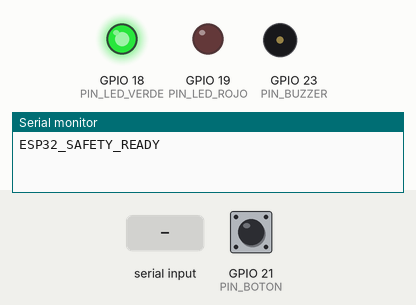
Simulated run of this sketch. Board: ESP32. Shown: output pins drawn as LEDs (lit = HIGH), buzzer (waves = sounding, pin HIGH), the last lines printed to the serial monitor. The test bench sets the inputs (shaded band); at power-on: GPIO 21 (PIN_BOTON) HIGH.

Above: at 1.4 s.
1.5 s: "R" received over Serial
At 2.4 s:
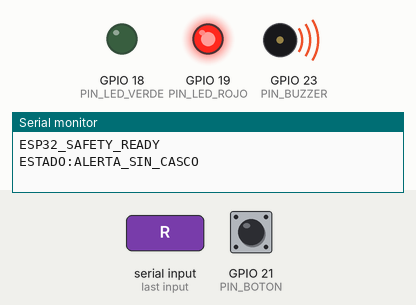
3.0 s: GPIO 21 (PIN_BOTON) pulled LOW for 0.15 s
At 3.5 s:
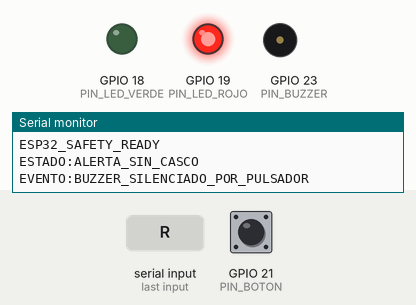
4.6 s: "G" received over Serial
At 5.9 s:
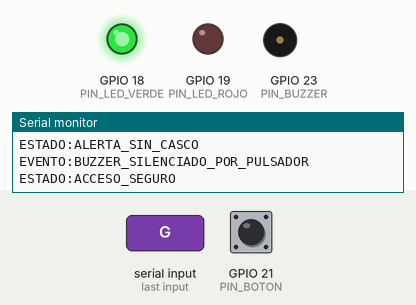
Timing chart, 0 to 7.6 s (numbered marks = the images above; inputs shaded):
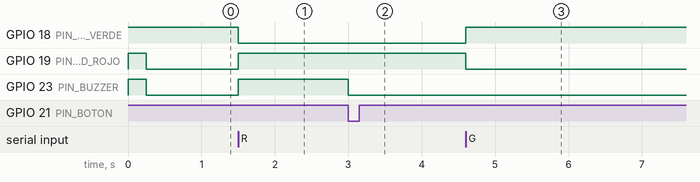

The sketch:

esp32_alarm.ino
```cpp
#include <Arduino.h>

/*
 * Detector de Casco - ESP32 Hardware Unit
 * Proyecto: RAC Vision
 *
 * Pines:
 * - LED Verde: GPIO 18 (Acceso Seguro - Se activa con 'G' del historial)
 * - LED Rojo:  GPIO 19 (Alerta Infracción - Se activa con 'R' del historial)
 * - Buzzer:    GPIO 23 (Alarma Sonora)
 * - Pulsador:  GPIO 21 (Silenciar Buzzer)
 */

const int PIN_LED_VERDE = 18;
const int PIN_LED_ROJO  = 19;
const int PIN_BUZZER    = 23;
const int PIN_BOTON     = 21;

enum EstadoSeguridad { SEGURO, ALERTA };
EstadoSeguridad estadoActual = SEGURO;

bool buzzerSilenciado = false;
int estadoReposoBoton = HIGH;

void aplicarActuadores() {
  if (estadoActual == ALERTA) {
    digitalWrite(PIN_LED_VERDE, LOW);
    digitalWrite(PIN_LED_ROJO, HIGH);
    digitalWrite(PIN_BUZZER, buzzerSilenciado ? LOW : HIGH);
  } else {
    digitalWrite(PIN_LED_VERDE, HIGH);
    digitalWrite(PIN_LED_ROJO, LOW);
    digitalWrite(PIN_BUZZER, LOW);
  }
}

void setup() {
  Serial.begin(115200);

  pinMode(PIN_LED_VERDE, OUTPUT);
  pinMode(PIN_LED_ROJO, OUTPUT);
  pinMode(PIN_BUZZER, OUTPUT);
  pinMode(PIN_BOTON, INPUT_PULLUP);

  // Autodiagnóstico inicial (250 ms)
  digitalWrite(PIN_LED_VERDE, HIGH);
  digitalWrite(PIN_LED_ROJO, HIGH);
  digitalWrite(PIN_BUZZER, HIGH);
  delay(250);

  // Calibrar estado de reposo del pulsador (funciona tanto a GND como a 3.3V)
  estadoReposoBoton = digitalRead(PIN_BOTON);

  // Estado seguro por defecto en espera
  estadoActual = SEGURO;
  buzzerSilenciado = false;
  aplicarActuadores();

  Serial.println("ESP32_SAFETY_READY");
}

void loop() {
  // 1. Comandos Serial desde Python / Historial
  if (Serial.available() > 0) {
    char cmd = Serial.read();

    if (cmd == 'R') { // ALERTA: Sin Casco (registrado en historial)
      estadoActual = ALERTA;
      buzzerSilenciado = false; // Siempre encender buzzer
      aplicarActuadores();
      Serial.println("ESTADO:ALERTA_SIN_CASCO");
    }
    else if (cmd == 'G') { // SEGURO: Con Casco (registrado en historial)
      estadoActual = SEGURO;
      buzzerSilenciado = false; // Apagar alerta y prender LED Verde
      aplicarActuadores();
      Serial.println("ESTADO:ACCESO_SEGURO");
    }
  }

  // 2. Pulsador para silenciar buzzer inmediatamente
  if (estadoActual == ALERTA && !buzzerSilenciado) {
    // Si se presiona el botón (cambia de su nivel de reposo)
    if (digitalRead(PIN_BOTON) != estadoReposoBoton) {
      buzzerSilenciado = true;
      digitalWrite(PIN_BUZZER, LOW); // Silenciar sonido al instante
      Serial.println("EVENTO:BUZZER_SILENCIADO_POR_PULSADOR");
    }
  }
}
```

Measured:
- after the input at 1.5 s, GPIO 18 (PIN_LED_VERDE): HIGH → LOW at once; GPIO 19 (PIN_LED_ROJO), GPIO 23 (PIN_BUZZER): LOW → HIGH at once
- after the input at 3.0 s, GPIO 23 (PIN_BUZZER): HIGH → LOW at once
- after the input at 4.6 s, GPIO 18 (PIN_LED_VERDE): LOW → HIGH at once; GPIO 19 (PIN_LED_ROJO): HIGH → LOW at once
